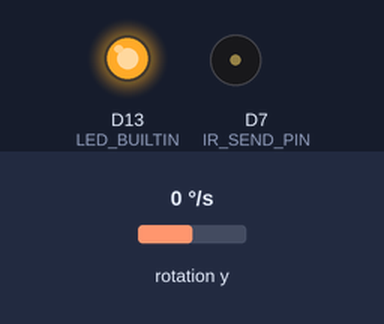
The sketch below on a simulated Arduino Nano 33 IoT. On the bench: output pins drawn as LEDs (lit = HIGH), buzzer (waves = sounding). Inputs (shaded band) come from the test bench; at power-on: rotation y 0 °/s. Nothing arrives over Bluetooth unless stated; a phone connects over Bluetooth LE 3 s after start; what the sketch prints to the serial monitor is not drawn.

Above: at 0.1 s.
At 3.1 s:
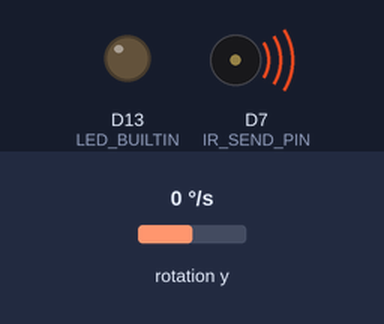
Timing chart, 0 to 4.6 s (numbered marks = the images above):
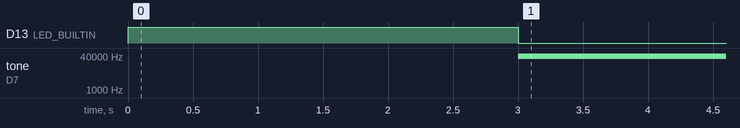

The sketch:

ring.ino
```cpp
#include <LSM6DS3.h>
#include <Wire.h>
#include <ArduinoBLE.h>  // Bluetooth library

// Create an instance of class LSM6DS3
LSM6DS3 myIMU(I2C_MODE, 0x6A);    // I2C device address 0x6A

BLEService customService("1101"); // Custom BLE service
BLEStringCharacteristic rxCharacteristic("2101",  BLERead | BLENotify, 20);
// BLEStringCharacteristic txCharacteristic("2A38", BLEWrite | BLENotify, 20);

#define IR_SEND_PIN 7

void setup(void)
{
  Serial.begin(115200);

  pinMode(IR_SEND_PIN, OUTPUT);
  pinMode(LED_BUILTIN, OUTPUT);

  if (myIMU.begin() != 0) {
    Serial.println("Device error");
  } else {
//    Serial.println("aX,aY,aZ,gX,gY,gZ");
  }

  // Initialize BLE
  if (!BLE.begin()) {
    Serial.println("Failed to initialize BLE!");
    while (1);
  }

  BLE.setLocalName("ring");
  BLE.setAdvertisedService(customService);

  // Add BLE characteristics

  customService.addCharacteristic(rxCharacteristic);
  // customService.addCharacteristic(txCharacteristic);

  BLE.addService(customService);


  //rxCharacteristic.setEventHandler(BLEWritten, onWriteCallback);

  // Start advertising
  BLE.advertise();
  Serial.println("Bluetooth device is now advertising...");

  Serial.println("Wating...");

  // while(!is_paired)
  // {
  //   Serial.println("YAHO!");
  //   if(BLE.connected())
  //   {
  //     Serial.println("YAp!");
  //     BLE.poll();
  //   }

  // }

}

#define THRESHOLD 40.
#define THRESHOLDACCEL 0.8
#define STABILITY_T 300
#define SIGNAL_DELAY 100
//#define THRESHOLD_ACCEL_X 0.9   // Y축 가속도 기준 (단위: g)
#define THRESHOLD_GYRO_Y_LOWER 300    // X축 자이로 기준 (단위: dps)
//#define THRESHOLD_GYRO_Y_UPPER 50    // X축 자이로 기준 (단위: dps)


bool detect_finger_tap() {

  float gyroY = myIMU.readFloatGyroY();    // X축 자이로 (단위: dps)

  if (abs(gyroY) > THRESHOLD_GYRO_Y_LOWER) {
    Serial.println("Upward Finger Tap Detected");
    return true;  // Tap 감지
  }

  return false;  // Tap 미감지

}

unsigned long lastTapTime = 0;  // 마지막 탭 발생 시간
const unsigned long debounceDelay = 600;
unsigned long lastToneTime = 0;
const unsigned long toneInterval = 100;  // Tone 주기

void loop(void) {
  BLEDevice central = BLE.central();

  if (central) {
    if (detect_finger_tap()) {
      unsigned long currentTime = millis();

      if (currentTime - lastTapTime > debounceDelay) {
        lastTapTime = currentTime;

        rxCharacteristic.writeValue("FINGER_TAP_DETECTED");
        Serial.println("Sent signal: FINGER_TAP_DETECTED");
      }
    }

    if (millis() - lastToneTime > toneInterval) {
      tone(IR_SEND_PIN, 38000);
      lastToneTime = millis();
    }

    digitalWrite(LED_BUILTIN, LOW);
  } else {
    digitalWrite(LED_BUILTIN, HIGH);
  }

  BLE.poll();
}
```

Measured:
- by itself, D13 (LED_BUILTIN): LOW → HIGH at 0.00 s, → LOW 3.0 s later
- by itself, tone on D7 (IR_SEND_PIN): silent → 38000 Hz at 3.0 s
